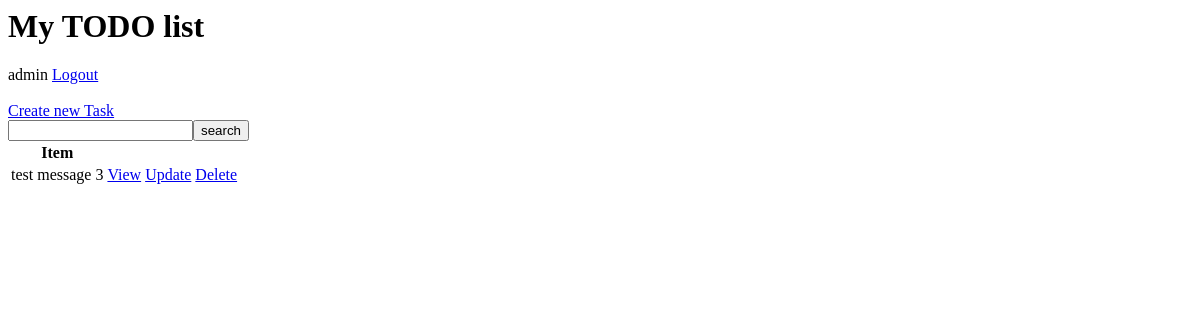
Page / (signed in) on the earlier database version.
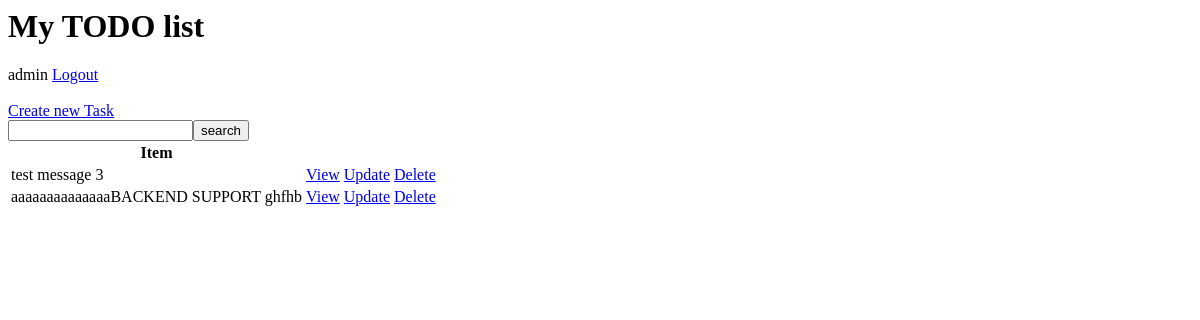
Same page on the later database version.
### todoapp/models.py (models this page shows, shortened)
class Task(models.Model):
    user=models.ForeignKey(User, on_delete=models.CASCADE)
    title=models.CharField(max_length=200)
    description=models.TextField()
    complete=models.BooleanField(default=False)
    create=models.DateTimeField(auto_now_add=True)
    class Meta:
        ordering=['complete']

### todoapp/views.py (the view)
# urls.py: path("",views.TaskList.as_view(),name='tasks'),
class TaskList(LoginRequiredMixin,ListView):
    model=Task
    def get_context_data(self,**kwargs):
        context=super().get_context_data(**kwargs)
        context['task_list']=context['task_list'].filter(user=self.request.user)
        context['count_of_tasks']=context['task_list'].filter(complete=False).count()
        searchinput=self.request.GET.get('searchinput') or ""
        if searchinput:
            context['task_list']=context['task_list'].filter(title__icontains=searchinput)
        context['searchinput']=searchinput
        return context

### template/todoapp/task_list.html (shortened to what this page needs)
<h1>My TODO list</h1>
{% if request.user.is_authenticated %}
    {{request.user}}
    <a href="{% url 'logout' %}">Logout</a>
    {% else %}
    <a href="{% url 'login' %}">Login</a>
    {%endif%}
<table><a href='/create'>Create new Task</a><br>
    <form method='get'>
        <input type='text' name='searchinput' value="{{searchinput}}"/>
        <input type='submit' value='search'/>
    </form><br>
    <tr>
        <th>Item</th>
    </tr>
    {% for eachtodo in task_list %}
    <tr>
        <td>{{eachtodo.title}}</td>
        <td><a href="/task/{{eachtodo.id}}">View</a></td>
        <td><a href="/update/{{eachtodo.id}}">Update</a></td>
        <td><a href="/delete/{{eachtodo.id}}">Delete</a></td>
    </tr>
    {%endfor %}
</table>

Differences in the rows shown:
added Task: title "aaaaaaaaaaaaaaBACKEND SUPPORT ghfhb"
